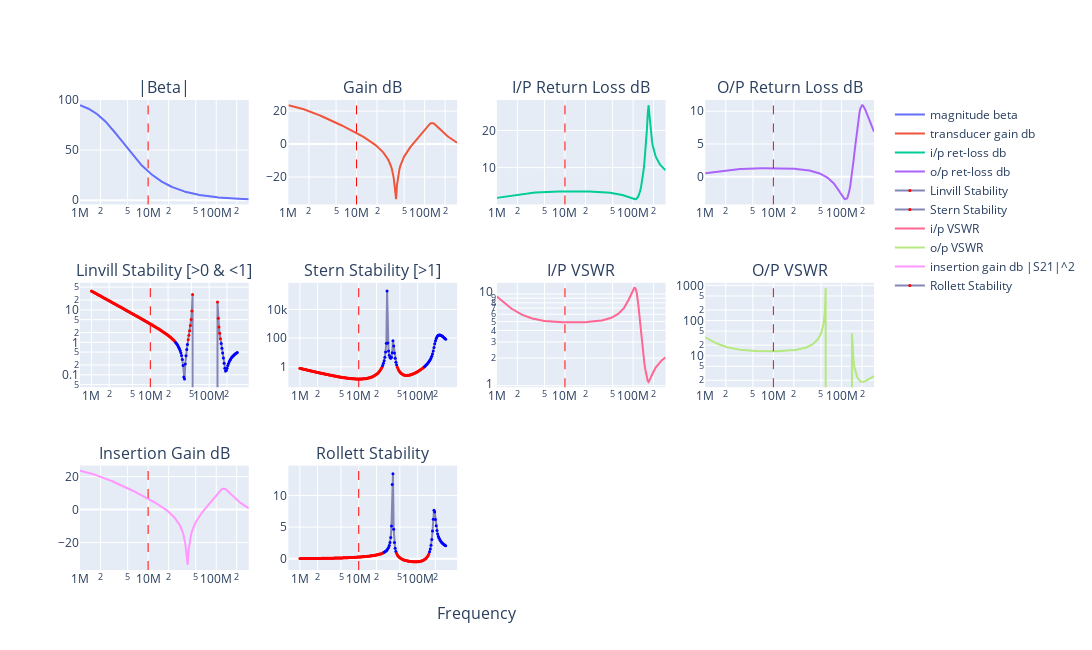

The notebook cell saved with this chart:
### Markdown cell above
# 2N3904 TEST - Feedback Amplifier

(to match default parameters on fba08.exe supplied with EMRFD book --- See https://m0ycx.github.io/posts/FeedbackAmplifier/)

### Code cell
import os
import sys

sys.path.append("../../../lib")
from feedback import complex_fba

%matplotlib inline
%config InlineBackend.figure_format = 'svg'

n = complex_fba(
    F_mhz=10,
    FT_mhz=300,
    B0=100,
    Ie_mA=10,
    Rbp=10.0,
    Re=6.8,
    extLe_nH=10,
    extLb_nH=0,
    extLc_nH=0,
    extCin_pF=0,
    extCout_pF=0,
    extCrev_pF=0,
    Ccb_pF=5,
    Cce_pF=0,
    Cf_pF=100,
    Lf_nH=200,
    Rf=10,
    ZS_real=50,
    ZS_imag=0,
    ZL_real=50,
    ZL_imag=0,
    N=2,
    from_mhz=1,
    to_mhz=300,
)
# print(n)
n.write_touchstone(
    "2N3904_TEST_CE_Ie10mA_nbgen",
    dir=f"{os.environ['HOME']}/Documents/Radio/QUCS-S/Studies/0010_S_Touchtone_lib",
)

### Figure 1 — Plotly figure (JSON) as saved in the notebook; plotly's stock layout.template omitted (floating-point values rounded to 4 significant figures; data arrays with more than 128 entries replaced by an {"elided": "..."} marker saying what was removed)
{"data": [{"name": "magnitude beta", "type": "scatter", "x": {"elided": "200 float values"}, "xaxis": "x", "y": {"elided": "200 float values"}, "yaxis": "y"}, {"name": "transducer gain db", "type": "scatter", "x": {"elided": "200 float values"}, "xaxis": "x2", "y": {"elided": "200 float values"}, "yaxis": "y2"}, {"name": "i/p ret-loss db", "type": "scatter", "x": {"elided": "200 float values"}, "xaxis": "x3", "y": {"elided": "200 float values"}, "yaxis": "y3"}, {"name": "o/p ret-loss db", "type": "scatter", "x": {"elided": "200 float values"}, "xaxis": "x4", "y": {"elided": "200 float values"}, "yaxis": "y4"}, {"line": {"color": "#8585b5"}, "marker": {"color": {"elided": "200 str values"}, "size": 3}, "mode": "markers+lines", "name": "Linvill Stability", "type": "scatter", "x": {"elided": "200 float values"}, "xaxis": "x5", "y": {"elided": "200 float values"}, "yaxis": "y5"}, {"line": {"color": "#8585b5"}, "marker": {"color": {"elided": "200 str values"}, "size": 3}, "mode": "markers+lines", "name": "Stern Stability", "type": "scatter", "x": {"elided": "200 float values"}, "xaxis": "x6", "y": {"elided": "200 float values"}, "yaxis": "y6"}, {"name": "i/p VSWR", "type": "scatter", "x": {"elided": "200 float values"}, "xaxis": "x7", "y": {"elided": "200 float values"}, "yaxis": "y7"}, {"name": "o/p VSWR", "type": "scatter", "x": {"elided": "200 float values"}, "xaxis": "x8", "y": {"elided": "200 float values"}, "yaxis": "y8"}, {"name": "insertion gain db |S21|^2", "type": "scatter", "x": {"elided": "200 float values"}, "xaxis": "x9", "y": {"elided": "200 float values"}, "yaxis": "y9"}, {"line": {"color": "#8585b5"}, "marker": {"color": {"elided": "200 str values"}, "size": 3}, "mode": "markers+lines", "name": "Rollett Stability", "type": "scatter", "x": {"elided": "200 float values"}, "xaxis": "x10", "y": {"elided": "200 float values"}, "yaxis": "y10"}], "layout": {"annotations": [{"font": {"size": 16}, "showarrow": false, "text": "|Beta|", "x": 0.1062, "xanchor": "center", "xref": "paper", "y": 1, "yanchor": "bottom", "yref": "paper"}, {"font": {"size": 16}, "showarrow": false, "text": "Gain dB", "x": 0.3688, "xanchor": "center", "xref": "paper", "y": 1, "yanchor": "bottom", "yref": "paper"}, {"font": {"size": 16}, "showarrow": false, "text": "I/P Return Loss dB", "x": 0.6313, "xanchor": "center", "xref": "paper", "y": 1, "yanchor": "bottom", "yref": "paper"}, {"font": {"size": 16}, "showarrow": false, "text": "O/P Return Loss dB", "x": 0.8938, "xanchor": "center", "xref": "paper", "y": 1, "yanchor": "bottom", "yref": "paper"}, {"font": {"size": 16}, "showarrow": false, "text": "Linvill Stability [>0 & <1]", "x": 0.1062, "xanchor": "center", "xref": "paper", "y": 0.6111, "yanchor": "bottom", "yref": "paper"}, {"font": {"size": 16}, "showarrow": false, "text": "Stern Stability [>1]", "x": 0.3688, "xanchor": "center", "xref": "paper", "y": 0.6111, "yanchor": "bottom", "yref": "paper"}, {"font": {"size": 16}, "showarrow": false, "text": "I/P VSWR", "x": 0.6313, "xanchor": "center", "xref": "paper", "y": 0.6111, "yanchor": "bottom", "yref": "paper"}, {"font": {"size": 16}, "showarrow": false, "text": "O/P VSWR", "x": 0.8938, "xanchor": "center", "xref": "paper", "y": 0.6111, "yanchor": "bottom", "yref": "paper"}, {"font": {"size": 16}, "showarrow": false, "text": "Insertion Gain dB", "x": 0.1062, "xanchor": "center", "xref": "paper", "y": 0.2222, "yanchor": "bottom", "yref": "paper"}, {"font": {"size": 16}, "showarrow": false, "text": "Rollett Stability", "x": 0.3688, "xanchor": "center", "xref": "paper", "y": 0.2222, "yanchor": "bottom", "yref": "paper"}, {"font": {"size": 16}, "showarrow": false, "text": "Frequency", "x": 0.5, "xanchor": "center", "xref": "paper", "y": 0, "yanchor": "top", "yref": "paper", "yshift": -30}], "height": 650, "shapes": [{"line": {"color": "red", "dash": "dash", "width": 1}, "type": "line", "x0": 10000000, "x1": 10000000, "xref": "x", "y0": 0, "y1": 1, "yref": "y domain"}, {"line": {"color": "red", "dash": "dash", "width": 1}, "type": "line", "x0": 10000000, "x1": 10000000, "xref": "x2", "y0": 0, "y1": 1, "yref": "y2 domain"}, {"line": {"color": "red", "dash": "dash", "width": 1}, "type": "line", "x0": 10000000, "x1": 10000000, "xref": "x3", "y0": 0, "y1": 1, "yref": "y3 domain"}, {"line": {"color": "red", "dash": "dash", "width": 1}, "type": "line", "x0": 10000000, "x1": 10000000, "xref": "x4", "y0": 0, "y1": 1, "yref": "y4 domain"}, {"line": {"color": "red", "dash": "dash", "width": 1}, "type": "line", "x0": 10000000, "x1": 10000000, "xref": "x5", "y0": 0, "y1": 1, "yref": "y5 domain"}, {"line": {"color": "red", "dash": "dash", "width": 1}, "type": "line", "x0": 10000000, "x1": 10000000, "xref": "x6", "y0": 0, "y1": 1, "yref": "y6 domain"}, {"line": {"color": "red", "dash": "dash", "width": 1}, "type": "line", "x0": 10000000, "x1": 10000000, "xref": "x7", "y0": 0, "y1": 1, "yref": "y7 domain"}, {"line": {"color": "red", "dash": "dash", "width": 1}, "type": "line", "x0": 10000000, "x1": 10000000, "xref": "x8", "y0": 0, "y1": 1, "yref": "y8 domain"}, {"line": {"color": "red", "dash": "dash", "width": 1}, "type": "line", "x0": 10000000, "x1": 10000000, "xref": "x9", "y0": 0, "y1": 1, "yref": "y9 domain"}, {"line": {"color": "red", "dash": "dash", "width": 1}, "type": "line", "x0": 10000000, "x1": 10000000, "xref": "x10", "y0": 0, "y1": 1, "yref": "y10 domain"}], "width": 1400, "xaxis": {"anchor": "y", "autorange": true, "domain": [0, 0.2125], "range": [6.0, 8.477], "type": "log"}, "xaxis10": {"anchor": "y10", "autorange": true, "domain": [0.2625, 0.475], "range": [5.822, 8.655], "type": "log"}, "xaxis11": {"anchor": "y11", "domain": [0.525, 0.7375], "type": "log"}, "xaxis12": {"anchor": "y12", "domain": [0.7875, 1], "type": "log"}, "xaxis2": {"anchor": "y2", "autorange": true, "domain": [0.2625, 0.475], "range": [6.0, 8.477], "type": "log"}, "xaxis3": {"anchor": "y3", "autorange": true, "domain": [0.525, 0.7375], "range": [6.0, 8.477], "type": "log"}, "xaxis4": {"anchor": "y4", "autorange": true, "domain": [0.7875, 1], "range": [6.0, 8.477], "type": "log"}, "xaxis5": {"anchor": "y5", "autorange": true, "domain": [0, 0.2125], "range": [5.822, 8.655], "type": "log"}, "xaxis6": {"anchor": "y6", "autorange": true, "domain": [0.2625, 0.475], "range": [5.822, 8.655], "type": "log"}, "xaxis7": {"anchor": "y7", "autorange": true, "domain": [0.525, 0.7375], "range": [6.0, 8.477], "type": "log"}, "xaxis8": {"anchor": "y8", "autorange": true, "domain": [0.7875, 1], "range": [6.0, 8.477], "type": "log"}, "xaxis9": {"anchor": "y9", "autorange": true, "domain": [0, 0.2125], "range": [6.0, 8.477], "type": "log"}, "yaxis": {"anchor": "x", "autorange": true, "domain": [0.7778, 1], "range": [-4.215, 100.1], "type": "linear"}, "yaxis10": {"anchor": "x10", "autorange": true, "domain": [0, 0.2222], "range": [-1.778, 14.74], "type": "linear"}, "yaxis11": {"anchor": "x11", "domain": [0, 0.2222]}, "yaxis12": {"anchor": "x12", "domain": [0, 0.2222]}, "yaxis2": {"anchor": "x2", "autorange": true, "domain": [0.7778, 1], "range": [-36.67, 26.73], "type": "linear"}, "yaxis3": {"anchor": "x3", "autorange": true, "domain": [0.7778, 1], "range": [0.09578, 28.19], "type": "linear"}, "yaxis4": {"anchor": "x4", "autorange": true, "domain": [0.7778, 1], "range": [-4.253, 11.72], "type": "linear"}, "yaxis5": {"anchor": "x5", "autorange": true, "domain": [0.3889, 0.6111], "range": [-1.382, 1.833], "type": "log"}, "yaxis6": {"anchor": "x6", "autorange": true, "domain": [0.3889, 0.6111], "range": [-1.42, 5.857], "type": "log"}, "yaxis7": {"anchor": "x7", "autorange": true, "domain": [0.3889, 0.6111], "range": [-0.01714, 1.122], "type": "log"}, "yaxis8": {"anchor": "x8", "autorange": true, "domain": [0.3889, 0.6111], "range": [0.1055, 3.073], "type": "log"}, "yaxis9": {"anchor": "x9", "autorange": true, "domain": [0, 0.2222], "range": [-36.67, 26.73], "type": "linear"}}}
